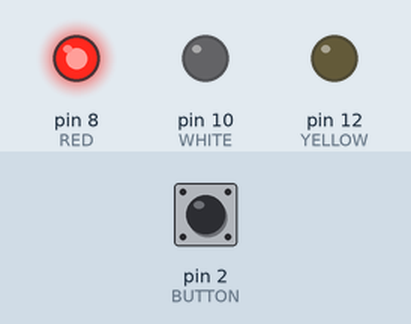
Recording of a sketch running on a simulated Arduino Uno, built with avr-gcc and run on an emulated ATmega328P. Parts: output pins drawn as LEDs (lit = HIGH). Inputs (shaded band) come from the test bench; at power-on: pin 2 (BUTTON) HIGH.

Above: at 1.2 s.
1.3 s: pin 2 (BUTTON) pulled LOW for 0.15 s
At 2.3 s:
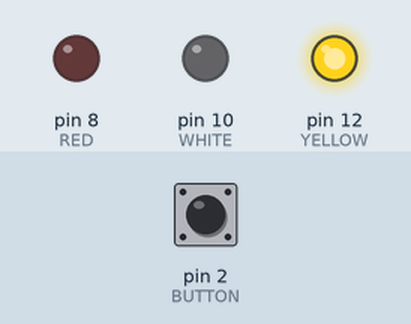
3.0 s: pin 2 (BUTTON) pulled LOW for 1 s
At 4.8 s:
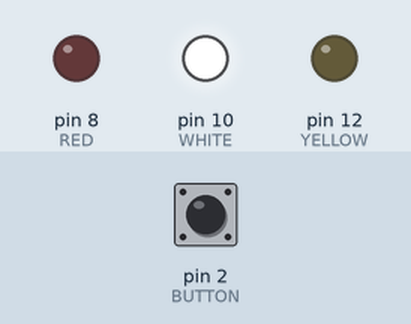
5.5 s: pin 2 (BUTTON) pulled LOW for 0.15 s
At 6.7 s:
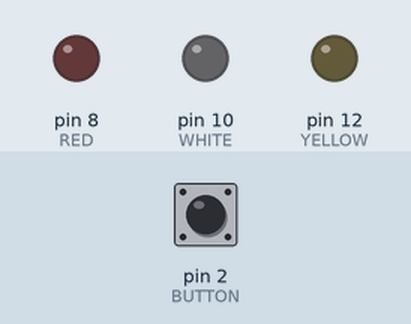
7.2 s: pin 2 (BUTTON) pulled LOW for 3.2 s
At 10.9 s:
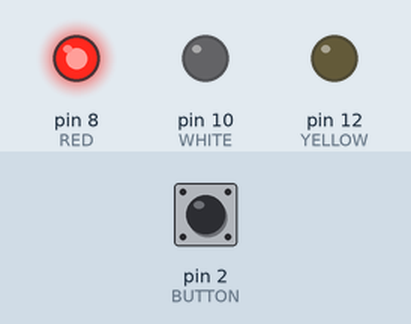
Timing chart, 0 to 12.4 s (numbered marks = the images above; inputs shaded):
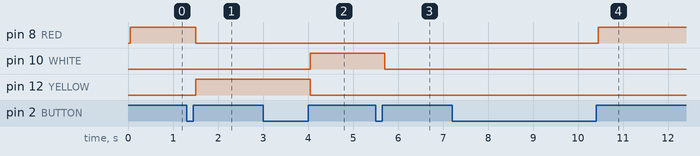

Measured:
- after the input at 1.3 s, pin 8 (RED): HIGH → LOW after 0.20 s; pin 12 (YELLOW): LOW → HIGH after 0.20 s
- after the input at 3.0 s, pin 10 (WHITE): LOW → HIGH after 1.1 s; pin 12 (YELLOW): HIGH → LOW after 1.1 s
- after the input at 5.5 s, pin 10 (WHITE): HIGH → LOW after 0.20 s
- after the input at 7.2 s, pin 8 (RED): LOW → HIGH after 3.3 s

The sketch:

button_onetwothree_pulldown.ino
```cpp
int RED = 8;
int WHITE = 10;
int YELLOW = 12;
int BUTTON = 2;
int count = 0;
int flag = 0;


void setup() {
  pinMode(RED, OUTPUT);
  pinMode(YELLOW, OUTPUT);
  pinMode(WHITE, OUTPUT);
  pinMode(BUTTON, INPUT);
}


int SW_chk() {
  int key = digitalRead(BUTTON);
  if(!key) {  //버튼이 눌러지지 않은 경우
    if(!flag) return 0;
    else {
      delay(20);
      flag = 0;
      return key;
    }
  } else {
    if(flag != 0) return 0;
    else {
      delay(50);
      flag = 1;
      return key;
    }
  }
}


void loop() {
  if(SW_chk() == 1) {
    count ++;
//    if(count > 1) {
//      count = 0;
//    }
  }

  switch(count % 4) {
    case 0:
      digitalWrite(RED, LOW);
      digitalWrite(YELLOW, LOW);
      digitalWrite(WHITE, LOW);
      break;
    case 1:
       digitalWrite(RED, HIGH);
      digitalWrite(YELLOW, LOW);
      digitalWrite(WHITE, LOW);
      break;
     case 2:
     digitalWrite(RED, LOW);
      digitalWrite(YELLOW, HIGH);
      digitalWrite(WHITE, LOW);
      break;
     case 3:
     digitalWrite(RED, LOW);
      digitalWrite(YELLOW, LOW);
      digitalWrite(WHITE, HIGH);
      break;
  }
//  if(count == 0) {
//    digitalWrite(RED, LOW);
//    count = 0;
//  } else {
//    digitalWrite(RED, HIGH);
//  }
}
```
